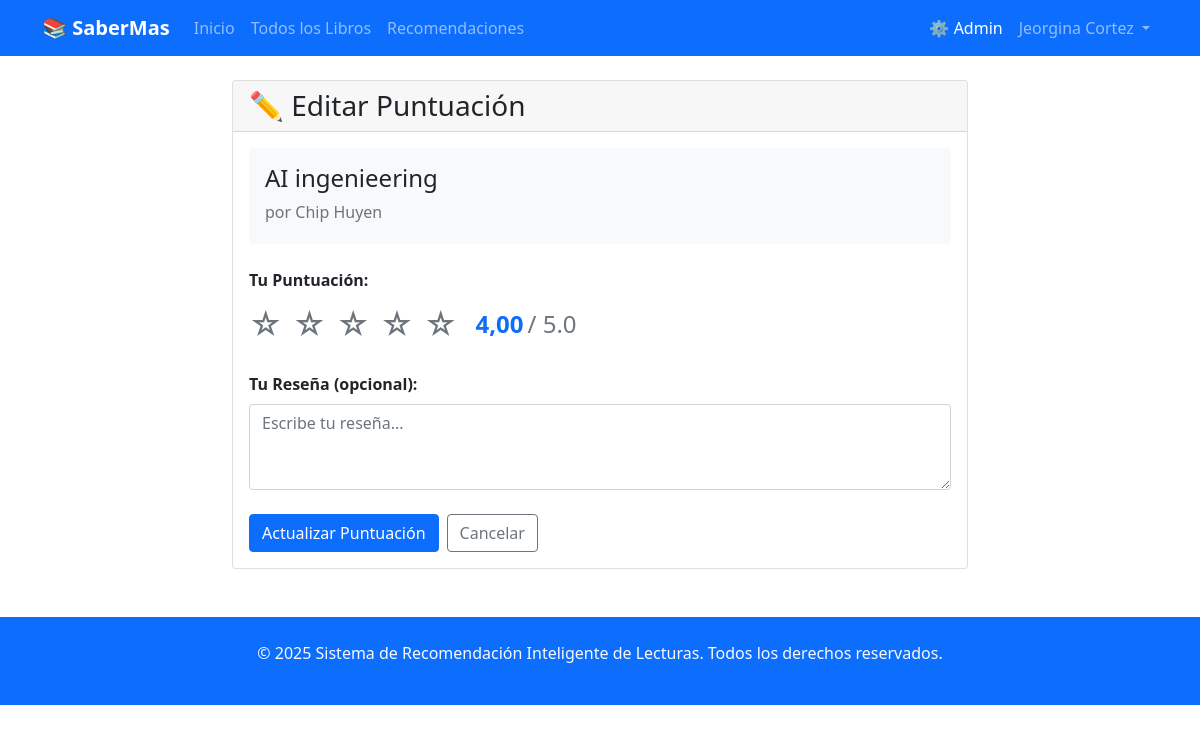
The page /libros/52/puntuar/ (signed in) on the database its author committed.
### sril/models.py (models this page shows, shortened)
class Usuario(AbstractBaseUser, PermissionsMixin):
    email = models.EmailField(unique=True, max_length=150)
    nombre = models.CharField(max_length=100)
    fecha_registro = models.DateTimeField(auto_now_add=True)
    fecha_ultimo_login = models.DateTimeField(auto_now=True)
    es_administrador = models.BooleanField(default=False)
    activo = models.BooleanField(default=True)
    is_staff = models.BooleanField(default=False)
    is_superuser = models.BooleanField(default=False)
    groups = models.ManyToManyField(
        'auth.Group',
        verbose_name='groups',
        blank=True,
        help_text='The groups this user belongs to.',
        related_name='usuario_set',  # Cambiado para evitar conflicto
        related_query_name='usuario',
    )
    user_permissions = models.ManyToManyField(
        'auth.Permission',
        verbose_name='user permissions',
        blank=True,
        help_text='Specific permissions for this user.',
        related_name='usuario_set',  # Cambiado para evitar conflicto
        related_query_name='usuario',
    )
    objects = UsuarioManager()
    USERNAME_FIELD = 'email'
    REQUIRED_FIELDS = ['nombre']
    class Meta:
        verbose_name = 'Usuario'
        verbose_name_plural = 'Usuarios'

class Libro(models.Model):
    titulo = models.CharField(max_length=255, verbose_name="Título")
    autor = models.CharField(max_length=255, verbose_name="Autor")
    isbn = models.CharField(
        max_length=20,
        unique=True,
        blank=True,
        null=True,
        verbose_name="ISBN"
    )
    sinopsis = models.TextField(blank=True, null=True, verbose_name="Sinopsis")
    numero_paginas = models.PositiveIntegerField(
        default=0,
        verbose_name="Número de páginas"
    )
    tiempo_lectura_promedio = models.PositiveIntegerField(
        default=0,
        help_text="Tiempo promedio de lectura en minutos",
        verbose_name="Tiempo de lectura"
    )
    fecha_publicacion = models.DateField(
        blank=True,
        null=True,
        verbose_name="Fecha de publicación"
    )
    editorial = models.CharField(
        max_length=100,
        blank=True,
        null=True,
        verbose_name="Editorial"
    )
    archivo_pdf = models.FileField(
        upload_to='libros/pdfs/',
        blank=True,
        null=True,
        validators=[FileExtensionValidator(allowed_extensions=['pdf'])],
        help_text="Subir archivo PDF del libro",
        verbose_name="Archivo PDF"
    )
    portada = models.ImageField(
        upload_to='libros/portadas/',
        blank=True,
        null=True,
        help_text="Portada generada automáticamente desde el PDF",
        verbose_name="Portada"
    )
    disponible_descarga = models.BooleanField(
        default=False,
        help_text="¿Está disponible para descarga?",
        verbose_name="Disponible para descarga"
    )
    categorias = models.ManyToManyField(
        'Categoria',
        through='LibroCategoria',
        verbose_name="Categorías"
    )
    activo = models.BooleanField(default=True, verbose_name="Activo")
    fecha_creacion = models.DateTimeField(auto_now_add=True, verbose_name="Fecha de creación")
    fecha_actualizacion = models.DateTimeField(auto_now=True, verbose_name="Fecha de actualización")
    class Meta:
        verbose_name = 'Libro'
        verbose_name_plural = 'Libros'
        ordering = ['titulo']
        indexes = [
            models.Index(fields=['titulo']),
            models.Index(fields=['autor']),
            models.Index(fields=['fecha_publicacion']),
        ]
    class Meta:
        verbose_name = 'Libro'
        verbose_name_plural = 'Libros'
        ordering = ['titulo']
        indexes = [
            models.Index(fields=['titulo']),
            models.Index(fields=['autor']),
            models.Index(fields=['fecha_publicacion']),
        ]

class Puntuacion(models.Model):
    usuario = models.ForeignKey(Usuario, on_delete=models.CASCADE, related_name='puntuaciones')
    libro = models.ForeignKey(Libro, on_delete=models.CASCADE, related_name='puntuaciones')
    puntuacion = models.DecimalField(
        max_digits=3,
        decimal_places=2,
        validators=[MinValueValidator(1.0), MaxValueValidator(5.0)],
        help_text="Puntuación de 1.0 a 5.0"
    )
    comentario = models.TextField(blank=True, null=True)
    fecha_puntuacion = models.DateTimeField(auto_now_add=True)
    class Meta:
        unique_together = ['usuario', 'libro']
        verbose_name = 'Puntuación'
        verbose_name_plural = 'Puntuaciones'

### sril/views.py (the view)
# urls.py: path('libros/<int:libro_id>/puntuar/', views.puntuar_libro, name='puntuar_libro'),
@login_required
def puntuar_libro(request, libro_id):
    libro = get_object_or_404(Libro, id=libro_id, activo=True)
    usuario_actual = get_usuario_actual(request)
    if not usuario_actual:
        messages.error(request, 'Error de autenticación')
        return redirect('sril:login')
    puntuacion_existente = Puntuacion.objects.filter(usuario=usuario_actual, libro=libro).first()
    if request.method == 'POST':
        form = PuntuacionForm(request.POST, instance=puntuacion_existente)
        if form.is_valid():
            puntuacion = form.save(commit=False)
            puntuacion.usuario = usuario_actual
            puntuacion.libro = libro
            puntuacion.save()
            messages.success(request, '¡Gracias por tu puntuación!')
            return redirect('sril:detalle_libro', libro_id=libro.id)
    else:
        form = PuntuacionForm(instance=puntuacion_existente)
    context = {
        'form': form,
        'libro': libro,
        'puntuacion_existente': puntuacion_existente,
    }
    return render(request, 'sril/libros/puntuar_libro.html', context)

### sril/forms.py
class PuntuacionForm(forms.ModelForm):
    class Meta:
        model = Puntuacion
        fields = ['puntuacion', 'comentario']
        widgets = {
            'puntuacion': forms.NumberInput(attrs={
                'min': '1',
                'max': '5',
                'step': '0.5',
                'class': 'form-control'
            }),
            'comentario': forms.Textarea(attrs={
                'rows': 3,
                'class': 'form-control',
                'placeholder': 'Escribe tu reseña...'
            })
        }

### sril/views.py (called while the page is built)
def get_usuario_actual(request):
    if request.user.is_authenticated:
        try:
            return Usuario.objects.get(id=request.user.id)
        except Usuario.DoesNotExist:
            return None
    return None

### sril/templates/sril/libros/puntuar_libro.html (shortened to what this page needs)
{% extends 'sril/base.html' %}
{% block content %}
<div class="row justify-content-center">
    <div class="col-md-8">
        <div class="card">
            <div class="card-header">
                <h3 class="mb-0">
                    {% if puntuacion_existente %}
                    ✏️ Editar Puntuación
                    {% else %}
                    ⭐ Puntuar Libro
                    {% endif %}
                </h3>
            </div>
            <div class="card-body">
                <div class="mb-4 p-3 bg-light rounded">
                    <h4>{{ libro.titulo }}</h4>
                    <p class="mb-1 text-muted">por {{ libro.autor }}</p>
                </div>
                <form method="post">
                    <div class="mb-4">
                        <label class="form-label"><strong>Tu Puntuación:</strong></label>
                        <div class="d-flex align-items-center">
                            <div class="me-3">
                                <div class="star-rating fs-2">
                                    {% for i in "12345" %}
                                    <span class="star" data-value="{{ forloop.counter }}">☆</span>
                                    {% endfor %}
                                </div>
                            </div>
                            <span id="rating-value" class="fs-4 fw-bold text-primary">
                                {{ form.puntuacion.value|default:'3' }}
                            </span>
                            <span class="fs-4 text-muted ms-1">/ 5.0</span>
                        </div>
                    </div>
                    <div class="mb-4">
                        <label for="{{ form.comentario.id_for_label }}" class="form-label">
                            <strong>Tu Reseña (opcional):</strong>
                        </label>
                        {{ form.comentario }}
                    </div>
                    <div class="d-flex gap-2">
                        <button type="submit" class="btn btn-primary">
                            {% if puntuacion_existente %}
                            Actualizar Puntuación
                            {% else %}
                            Enviar Puntuación
                            {% endif %}
                        </button>
                        <a href="{% url 'sril:detalle_libro' libro.id %}" class="btn btn-outline-secondary">
                            Cancelar
                        </a>
                    </div>
                </form>
            </div>
        </div>
    </div>
</div>
{% endblock %}

### sril/templates/sril/base.html (shortened to what this page needs)
<!DOCTYPE html>
<html lang="es">
<head>
    <link href="https://cdn.jsdelivr.net/npm/bootstrap@5.1.3/dist/css/bootstrap.min.css" rel="stylesheet">
</head>
<body>
    <nav class="navbar navbar-expand-lg navbar-dark bg-primary">
        <div class="container">
            <a class="navbar-brand" href="{% url 'sril:home' %}">📚 SaberMas</a>
            <div class="collapse navbar-collapse" id="navbarNav">
                <ul class="navbar-nav me-auto">
                    <li class="nav-item">
                        <a class="nav-link" href="{% url 'sril:home' %}">Inicio</a>
                    </li>
                    <li class="nav-item">
                        <a class="nav-link" href="{% url 'sril:lista_libros' %}">Todos los Libros</a>
                    </li>
                    <li class="nav-item">
                        <a class="nav-link" href="{% url 'sril:recomendaciones' %}">Recomendaciones</a>
                    </li>
                </ul>
                <ul class="navbar-nav">
                {% if user.is_authenticated %}
                    {% if user.es_administrador %}
                    <li class="nav-item">
                        <a class="nav-link text-white" href="{% url 'admin:index' %}" target="_blank" title="Panel de Administración">
                            ⚙️ Admin
                        </a>
                    </li>
                    {% endif %}
                    <li class="nav-item dropdown">
                        <a class="nav-link dropdown-toggle" href="#" id="navbarDropdown" role="button" data-bs-toggle="dropdown">
                             {{ user.nombre }}
                        </a>
                    </li>
                {% endif %}
            </ul>
            </div>
        </div>
    </nav>
    <main class="container my-4">
        {% block content %}
        {% endblock %}
    </main>
    <footer class="bg-primary text-light py-4 mt-5">
        <div class="container text-center">
            <p>&copy; 2025 Sistema de Recomendación Inteligente de Lecturas. Todos los derechos reservados.</p>
        </div>
    </footer>
</body>
</html>

### sril/templates/sril/base.html (style rules this page uses)
.navbar-brand { font-weight: bold; }

### sril/templates/sril/libros/puntuar_libro.html (style rules this page uses)
.star-rating { cursor: pointer; }
.star { transition: color 0.2s; margin-right: 2px; }

### rows shown on the page
Usuario: nombre "Jeorgina Cortez"
Libro: titulo "AI ingenieering", autor "Chip Huyen"
Puntuacion: puntuacion.value "4,00"
